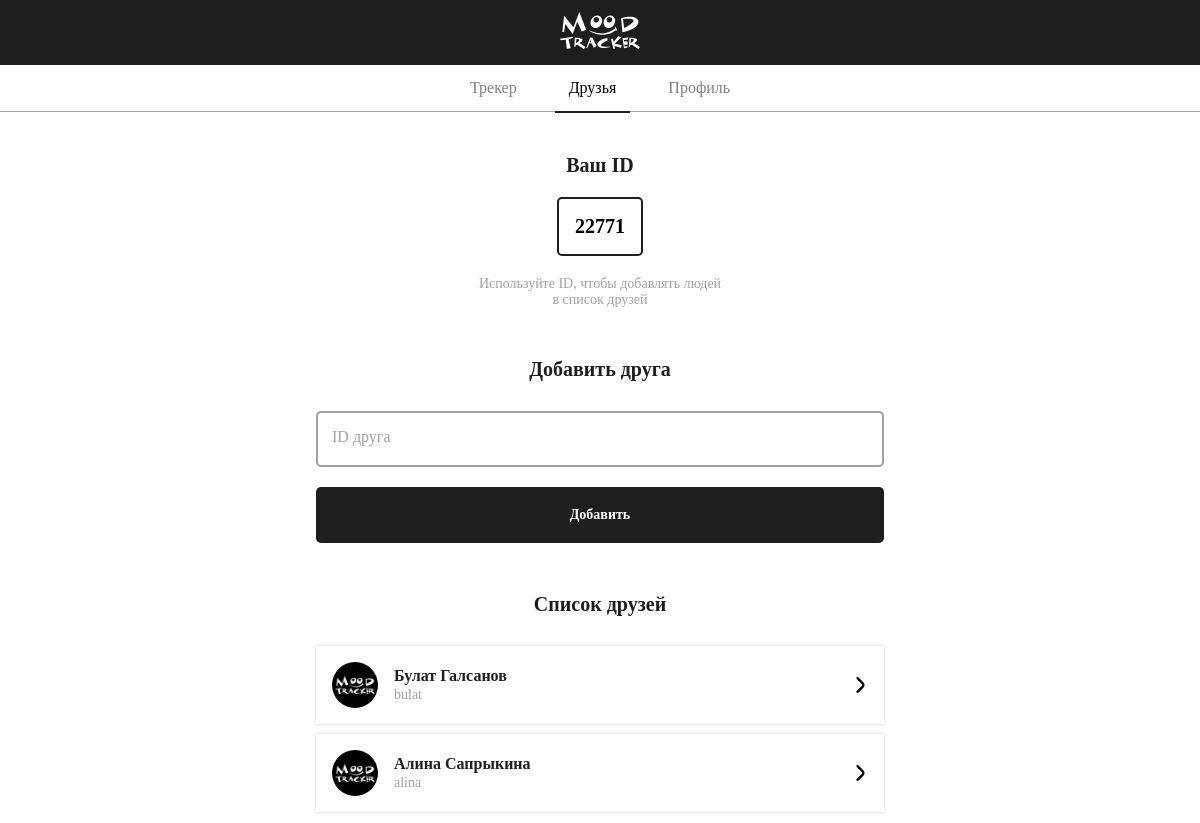
Screenshot of /friends/ (signed in) with the database file from the repository.
### moodtracker/models.py (models this page shows, shortened)
class User(AbstractBaseUser, PermissionsMixin):
    username = None
    login = models.CharField(max_length=255, unique=True)
    is_active = models.BooleanField(default=True)
    date_create = models.DateTimeField(auto_now_add=True)
    first_name = models.CharField(max_length=255)
    last_name = models.CharField(max_length=255)
    unique_id = ShortUUIDField(
        length=5,
        max_length=5,
        alphabet="123456789",
        unique=True
    )
    avatar = models.FileField(upload_to='user/', default='user/default_image.png')
    objects = UserManager()
    USERNAME_FIELD = 'login'
    REQUIRED_FIELDS = []

class Friend(models.Model):
    class Meta:
        unique_together = ('user', 'friend')
    user = models.ForeignKey(User, on_delete=models.CASCADE, related_name='user')
    friend = models.ForeignKey(User, on_delete=models.CASCADE, related_name='friend')

### moodtracker/views.py (the view)
# urls.py: path('friends/', friends_view, name='friends'),
@login_required(login_url='login')
def friends_view(request):
    add_friend_error = 'Не удалось найти пользователя с таким ID.'
    friends = Friend.objects.filter(user=request.user)
    return render(request, 'friends.html', locals())

### templates/friends.html (shortened to what this page needs)
<!DOCTYPE html>
<html lang="en">
<head>
	{% load static %}
	<link rel="stylesheet" href="{% static '/styles/base.css' %}">
</head>
<body>
<header>
	<div class="header-top">
		<div class="logo">
			<img class="logo-header svg-white" src="{% static 'img/logo_moodtracker_white.svg' %}" alt="logo">
		</div>
	</div>
	<div class="header-bottom">
		<nav>
			<ul>
				<li><a href="{% url 'tracker' %}">Трекер</a></li>
				<li>
					<a href="{% url 'friends' %}" style="color: black">Друзья</a>
					<hr class="ref-underline">
				</li>
				<li><a href="{% url 'profile' %}">Профиль</a></li>
			</ul>
		</nav>
	</div>
</header>
<div class="container">
	<div class="content-block">
		<h2>Ваш ID</h2>
		<div class="outline-rectangle">{{ request.user.unique_id }}</div>
		<p class="desc-centred">Используйте ID, чтобы добавлять людей
			<br/>
			в список друзей</p>
	</div>
	<form id="add_friend" class="form add-friend-form" action="{% url 'search_friend' %}" method="post">
		<h2 style="margin-bottom: 30px">Добавить друга</h2>
		<div class="input-group">
			<input id="unique_id" name="unique_id" required spellcheck="false">
			<span class="floating-label">ID друга</span>
		</div>
		<button type="submit" class="button primary-button">Добавить</button>
	</form>
	<div class="content-block">
		<h2>Список друзей</h2>
		<div class="user-list">
			{% include 'friends_list.html' %}
		</div>
	</div>
</div>
</body>
</html>

### templates/friends_list.html (shortened to what this page needs)
{% load static %}
{% for friend in friends %}
	<a href="{% url 'friend' friend.friend.id %}">
		<div class="user-group">
			<div class="user-info">
				<img class="user-image" src="{{ friend.friend.avatar.url }}"/>
				<div class="left-aligned-text">
					<h4>{{ friend.friend.first_name }} {{ friend.friend.last_name }}</h4>
					<p class="minor-text">{{ friend.friend.login }}</p>
				</div>
			</div>
			<img class="icon" src="{% static '/img/angle_right_black.svg' %}" style=" width: 16px;"
			     alt="go_to_icon"/>
		</div>
	</a>
{% endfor %}

### static/styles/base.css (style rules this page uses)
* { padding: 0; margin: 0; }
*, *:before, *:after { box-sizing: border-box; font-family: Montserrat; }
body { background-color: #fff; background-size: cover; background-attachment: fixed; font-family: Montserrat; font-weight: 400; display: flex; flex-direction: column; align-items: center; }
.container { max-width: 600px; width: 100%; position: relative; display: flex; flex-direction: column; align-items: center; height: 100%; padding: 42px 16px; }
.container > *:not(:first-child) { margin-top: 50px; }
.logo-header { width: 80px; }
button { max-width: 600px; width: 100%; height: 56px; display: flex; justify-content: center; align-items: center; text-align: center; padding: 10px 20px; border-radius: 5px; border: none; background-color: #1E1E1E; color: #fff; font-family: Montserrat; font-size: 14px; font-weight: 700; cursor: pointer; }
.form { max-width: 600px; width: 100%; background-color: #fff; border-radius: 5px; }
h2 { text-align: center; font-size: 20px; color: #1E1E1E; }
a { text-decoration: none; }
.input-group { width: 100%; position: relative; margin-top: 20px; margin-bottom: 20px; }
input { max-width: 600px; width: 100%; height: 56px; display: block; padding: 0 16px; border: 2px solid #a1a1a1; border-radius: 5px; font-size: 18px; color: #1E1E1E; background-color: #fff; font-weight: 500; }
.floating-label { color: #a1a1a1; position: absolute; background-color: #fff; padding: 2px 6px; pointer-events: none; left: 10px; top: 15px; transition: 0.1s ease all; }
hr { margin: 20px 0; border: 1px solid #a1a1a1; }
.minor-text { color: #a1a1a1; font-size: 14px; }
header { display: block; width: 100%; border-bottom: 1px solid #a1a1a1; }
.header-top { background-color: #1E1E1E; display: flex; justify-content: center; align-items: center; padding: 12px 0; }
.logo img { max-width: 200px; }
.header-bottom { color: gray; background-color: #fff; text-align: center; padding: 0; }
.header-bottom a { color: gray; font-weight: 500; }
nav ul { list-style: none; margin: 0; padding: 0; }
nav li { position: relative; display: inline-block; margin: 0 10px; height: 100%; }
nav a { display: block; text-decoration: none; color: #fff; font-weight: bold; padding: 14px; border-radius: 5px; }
.ref-underline { margin: 0; position: absolute; border: solid 1px #1E1E1E; bottom: initial; width: 100%; }
.content-block { position: relative; display: flex; flex-direction: column; justify-content: center; align-items: center; width: 100%; }
.content-block > *:not(:first-child) { margin-top: 20px; }
.desc-centred { font-size: 14px; text-align: center; color: #a1a1a1; }
.icon { width: 20px; }
.left-aligned-text > *:not(:first-child) { margin-top: 2px; }
.outline-rectangle { display: block; width: fit-content; padding: 16px; justify-content: center; font-size: 20px; font-weight: 700; border-radius: 5px; border: 2px solid #1E1E1E; }
.user-list { width: 100%; }
.user-list a { display: block; }
.user-list > *:not(:first-child) { margin-top: 10px; }
.user-group { display: flex; justify-content: space-between; width: 100%; box-shadow: 0px 0px 3px rgba(0, 0, 0, 0.2); padding: 16px; color: #1E1E1E; }
.user-info { width: auto; display: flex; align-items: center; }
.user-info > *:not(:first-child) { margin-left: 10px; }
.user-info > *:not(:first-child) { margin-left: 16px; }
.user-image { width: 46px; height: 46px; border-radius: 100%; }

### rows the page displays
User: user.unique_id "22771"
Friend: friend.avatar (placeholder picture), friend.first_name "Булат", friend.last_name "Галсанов", friend.login "bulat"
Friend: friend.avatar (placeholder picture), friend.first_name "Алина", friend.last_name "Сапрыкина", friend.login "alina"
